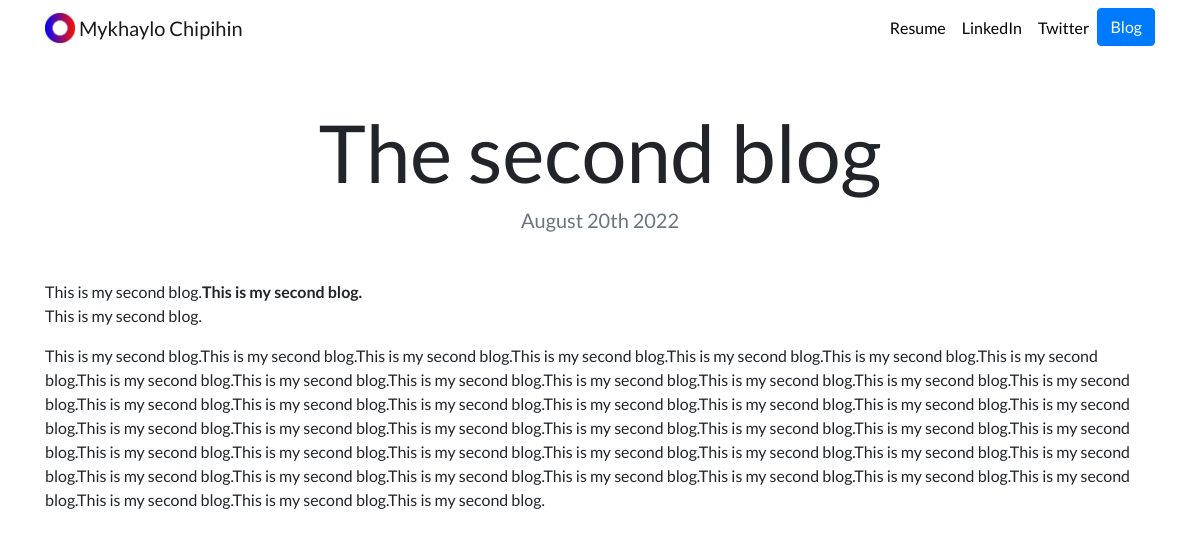
Page /blog/7/ on the committed database.
### blog/models.py (models this page shows, shortened)
class Blog(models.Model):
    title = models.CharField(max_length=200)
    date = models.DateField(auto_now=False, auto_now_add=False)
    description = models.TextField()

### blog/views.py (the view)
# urls.py: path('<int:blog_id>/', views.detail, name='detail'),
def detail(request, blog_id):
    blog = get_object_or_404(Blog, pk=blog_id)
    return render(request, 'blog/detail.html', {'blog': blog})

### blog/templates/blog/detail.html
{% extends "portfolio/base.html" %}
{% load static %}
{% block content %}
<h1 class="text-center mt-5" id="blogdetailtitle">{{ blog.title }}</h1>
<h5 class="text-center text-muted mb-5">{{ blog.date|date:'F jS Y' }}</h5>
{{ blog.description|safe }}
{% endblock %}

### portfolio/static/portfolio/custom.css (style rules this page uses)
body { font-family: 'Lato', sans-serif; }
@media (min-width: 992px) { #blogdetailtitle { font-size: 5rem; } }

### rows in the picture
Blog: title "The second blog", date "August 20th 2022", description "This is my second blog. This is my second blog. This is my second blog. This is my second blog.This is my second blog.This is my second blog.This is my second blog.This is my second blog.This is my second blog.This is my second blog.This is my second blog.This is my second blog.This is my second blog.This is my second blog.This is my second blog.This is my second blog.This is my second blog.This is my second blog.This is my second blog.This is my second blog.This is my second blog.This is my second blog.This is my second blog.This is my second blog.This is my second blog.This is my second blog.This is my second blog.This is my second blog.This is my second blog.This is my second blog.This…"
